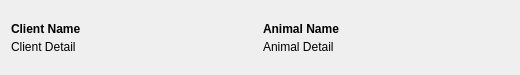
<?xml version="1.0" encoding="UTF-8"?>
<ui version="4.0">
 <class>ACMResultListWidgetItem</class>
 <widget class="QWidget" name="ACMResultListWidgetItem">
  <property name="geometry">
   <rect>
    <x>0</x>
    <y>0</y>
    <width>520</width>
    <height>75</height>
   </rect>
  </property>
  <property name="windowTitle">
   <string>Form</string>
  </property>
  <layout class="QHBoxLayout" name="horizontalLayout">
   <item>
    <layout class="QHBoxLayout" name="matchLayout">
     <item>
      <layout class="QVBoxLayout" name="clientLayout">
       <property name="spacing">
        <number>4</number>
       </property>
       <item>
        <widget class="QLabel" name="clientName">
         <property name="sizePolicy">
          <sizepolicy hsizetype="Preferred" vsizetype="Preferred">
           <horstretch>0</horstretch>
           <verstretch>0</verstretch>
          </sizepolicy>
         </property>
         <property name="font">
          <font>
           <weight>75</weight>
           <bold>true</bold>
          </font>
         </property>
         <property name="autoFillBackground">
          <bool>false</bool>
         </property>
         <property name="styleSheet">
          <string notr="true">background-color: transparent;</string>
         </property>
         <property name="text">
          <string>Client Name</string>
         </property>
         <property name="alignment">
          <set>Qt::AlignBottom|Qt::AlignLeading|Qt::AlignLeft</set>
         </property>
        </widget>
       </item>
       <item>
        <widget class="QLabel" name="clientDetail">
         <property name="sizePolicy">
          <sizepolicy hsizetype="Preferred" vsizetype="Preferred">
           <horstretch>0</horstretch>
           <verstretch>0</verstretch>
          </sizepolicy>
         </property>
         <property name="font">
          <font/>
         </property>
         <property name="autoFillBackground">
          <bool>false</bool>
         </property>
         <property name="styleSheet">
          <string notr="true">background-color: transparent;
text-transform: uppercase;</string>
         </property>
         <property name="text">
          <string>Client Detail</string>
         </property>
         <property name="alignment">
          <set>Qt::AlignLeading|Qt::AlignLeft|Qt::AlignTop</set>
         </property>
        </widget>
       </item>
      </layout>
     </item>
     <item>
      <layout class="QVBoxLayout" name="animalLayout">
       <property name="spacing">
        <number>4</number>
       </property>
       <item>
        <widget class="QLabel" name="animalName">
         <property name="font">
          <font>
           <weight>75</weight>
           <bold>true</bold>
          </font>
         </property>
         <property name="styleSheet">
          <string notr="true">background-color: transparent;</string>
         </property>
         <property name="text">
          <string>Animal Name</string>
         </property>
         <property name="alignment">
          <set>Qt::AlignBottom|Qt::AlignLeading|Qt::AlignLeft</set>
         </property>
        </widget>
       </item>
       <item>
        <widget class="QLabel" name="animalDetail">
         <property name="styleSheet">
          <string notr="true">background-color: transparent;
text-transform: uppercase;</string>
         </property>
         <property name="text">
          <string>Animal Detail</string>
         </property>
         <property name="alignment">
          <set>Qt::AlignLeading|Qt::AlignLeft|Qt::AlignTop</set>
         </property>
        </widget>
       </item>
      </layout>
     </item>
    </layout>
   </item>
  </layout>
 </widget>
 <resources/>
 <connections/>
</ui>
